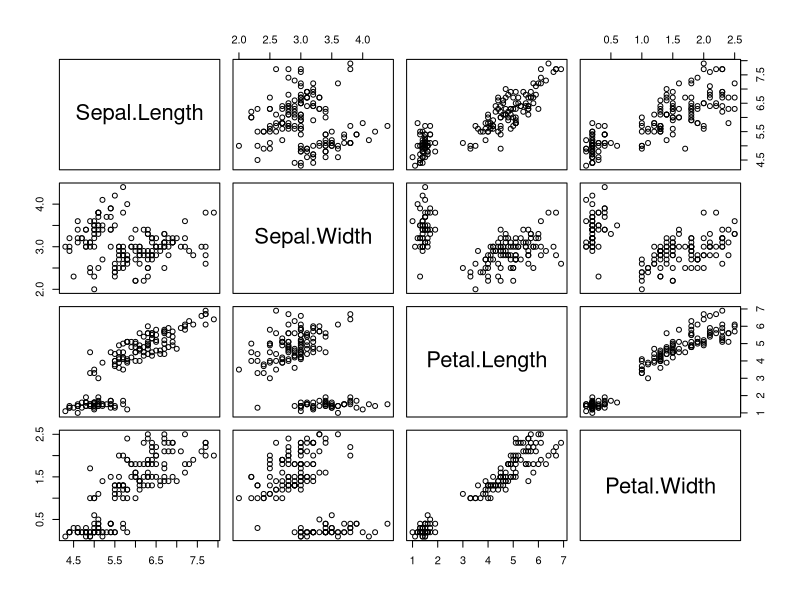
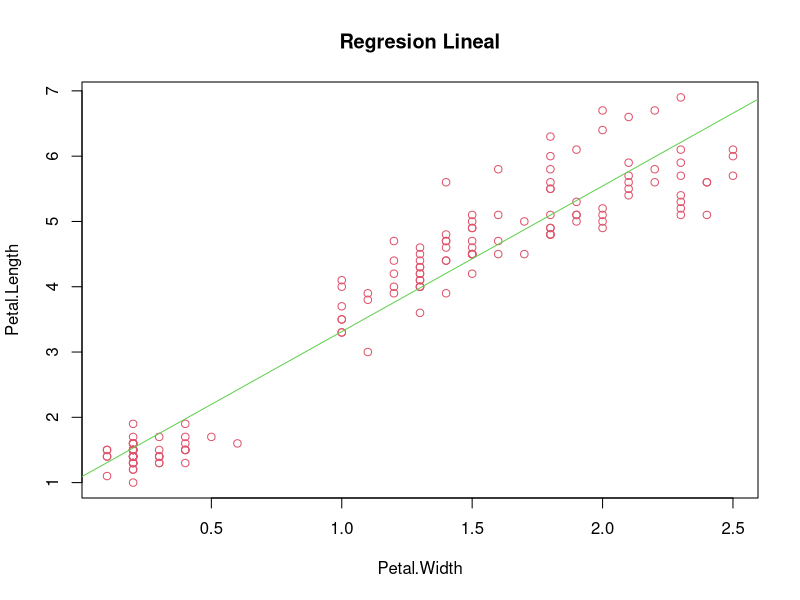
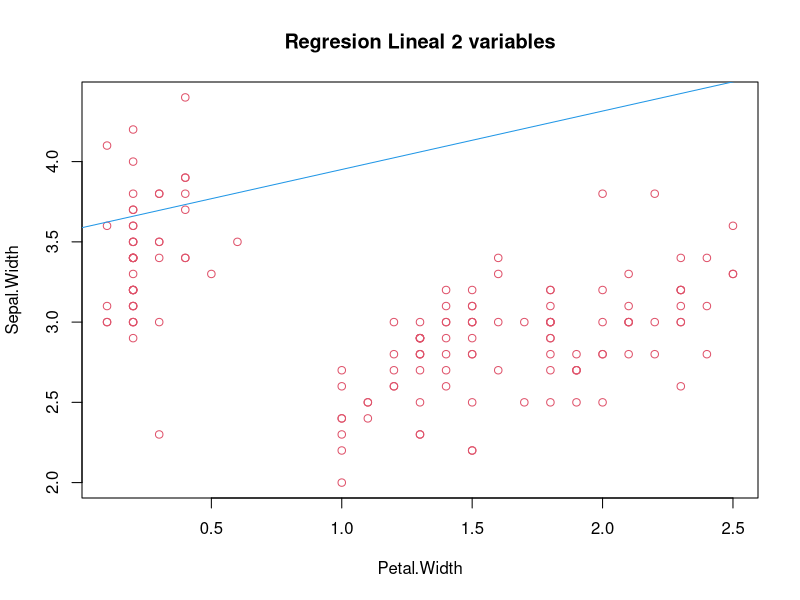
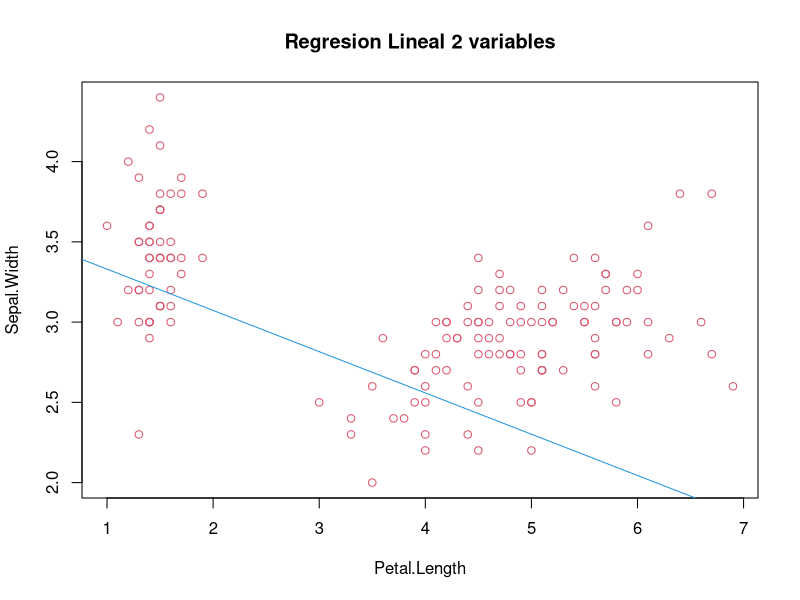
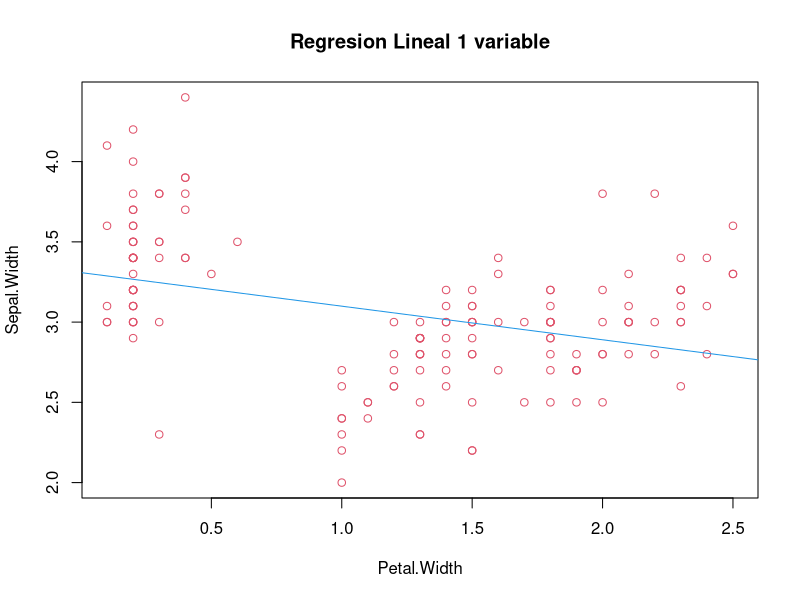
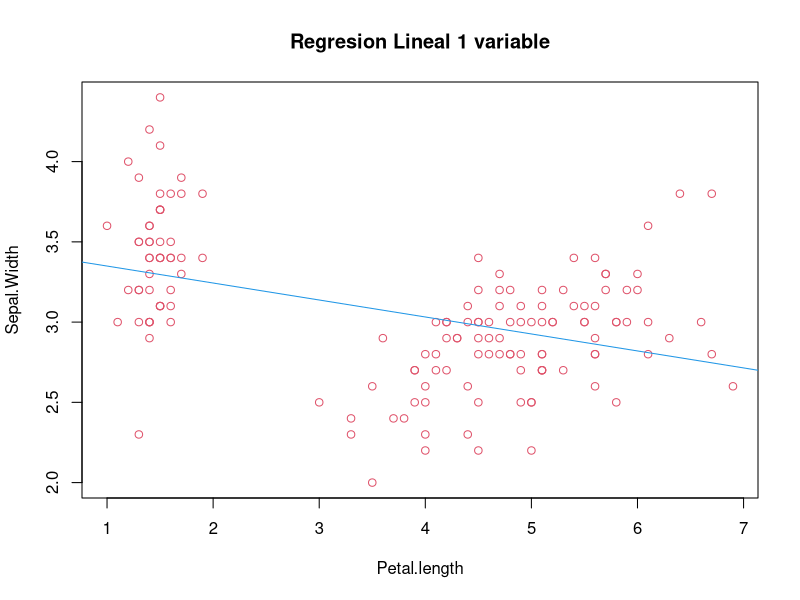

These figures' R source, in order:
iris2=iris[,1:4]
library("stats", lib.loc="C:/Program Files/R/R-3.1.2/library")
pairs(iris2)
cor(iris2)
modelo=Petal.Length~Petal.Width
regre=lm(modelo,iris2)
summary(regre)
x=iris2$Petal.Width
y=iris2$Petal.Length
plot(x,y,xlab="Petal.Width",ylab="Petal.Length",col=2,main="Regresion Lineal")
abline(regre,col=3)
#Vamos ahora a predecir Sepal.width en funcion de las otras dos variables.
model= Sepal.Width~Petal.Length+Petal.Width
regr=lm(model,iris2)
summary(regr)
coef(regr)
x=iris2$Petal.Width
y=iris2$Sepal.Width
plot(x,y,xlab="Petal.Width",ylab="Sepal.Width",col=2,main="Regresion Lineal 2 variables")
abline(coef(regr)[1],coef(regr)[3],col=4)
x=iris2$Petal.Length
y=iris2$Sepal.Width
plot(x,y,xlab="Petal.Length",ylab="Sepal.Width",col=2,main="Regresion Lineal 2 variables")
abline(regr,col=4)
#Analicemos si predicen mejor por separado, probamos dos modelos independientes
model= Sepal.Width~Petal.Width
regr=lm(model,iris2)
summary(regr)
x=iris2$Petal.Width
y=iris2$Sepal.Width
plot(x,y,xlab="Petal.Width",ylab="Sepal.Width",col=2,main="Regresion Lineal 1 variable")
abline(regr,col=4)
model= Sepal.Width~Petal.Length
regr=lm(model,iris2)
summary(regr)
x=iris2$Petal.Length
y=iris2$Sepal.Width
plot(x,y,xlab="Petal.length",ylab="Sepal.Width",col=2,main="Regresion Lineal 1 variable")
abline(regr,col=4)
#Vemos que no van mejor
